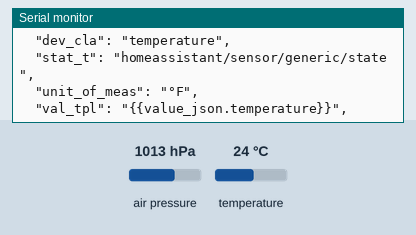
The program below on a simulated ESP8266 (Wemos D1 mini). Parts: the last lines printed to the serial monitor. The inputs (shaded band) are chosen by the test bench; at power-on: air pressure 1013 hPa, temperature 24 °C. WiFi joins after 1.5 s; servers stay silent unless stated; no MQTT or app messages arrive unless stated.

Above: at 3.7 s.
3.8 s: air pressure set to 952 hPa
At 4.4 s:
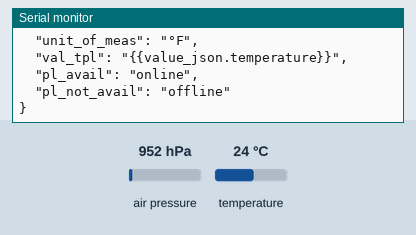
6.2 s: temperature set to 12 °C
At 7.3 s:
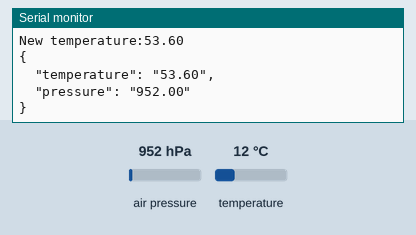
7.7 s: air pressure set to 975 hPa
At 10.0 s:
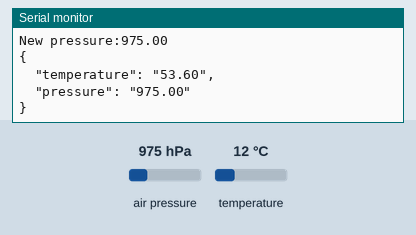
Timing chart, 0 to 11.5 s (numbered marks = the images above; inputs shaded):
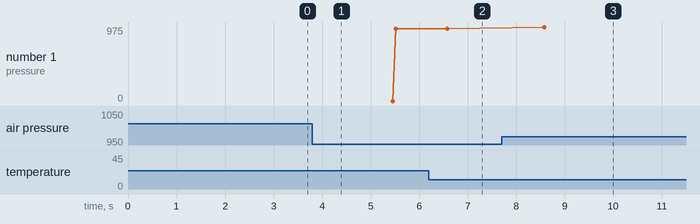

The program:

main.cpp
```cpp
#include <Arduino.h>

#include <ESP8266WiFi.h>
#include <Wire.h>
#include <Adafruit_BMP085_U.h>
#include <PubSubClient.h>
#include <Adafruit_Sensor.h>
#include <ESP8266mDNS.h>
#include <ArduinoOTA.h>
#include <ESP8266HTTPUpdateServer.h>
#include <ESP8266WebServer.h>
#include <ArduinoJson.h>

/************************* WiFi Access Point *********************************/

#define wifi_ssid "MYWIFI"
#define wifi_password "ThisIsMySuperSecretPassword"
#define hostname "generic-sensor"

/************************* MQTT Broker Setup *********************************/

#define mqtt_server "192.168.1.101"
#define mqtt_user ""
#define mqtt_password ""
#define mqtt_clientId "generic-sensor"

/****************************** Feeds ***************************************/

#define TOPIC_TEMP_CONF "homeassistant/sensor/generic_temp/config"
#define TOPIC_PRESS_CONF "homeassistant/sensor/generic_press/config"
#define TOPIC_STATE "homeassistant/sensor/generic/state"

#define TEMP_NAME "Generic Temp"
#define TEMP_CLASS "temperature"
#define PRESS_NAME "Generic Pressure"

Adafruit_BMP085_Unified bmp = Adafruit_BMP085_Unified(10085);

#define SDA D5 //pins on the Wemos D1 Mini
#define SCL D6 //pins on the Wemos D1 Mini

/*************************** Sketch Code ************************************/
//fahrenheit = 9.0/5.0*celsius+32

void setup_wifi();
void reconnect();
float convertToF(float tempVal);
bool checkBound(float newValue, float prevValue, float maxDiff);

WiFiClient espClient;
PubSubClient client(espClient);
ESP8266WebServer httpServer(80);
ESP8266HTTPUpdateServer httpUpdater;

void publishTempConfig() {
  const size_t bufferSize = JSON_OBJECT_SIZE(8);
  DynamicJsonBuffer jsonBuffer(bufferSize);
  JsonObject& root = jsonBuffer.createObject();
  root["name"] = TEMP_NAME;
  root["dev_cla"] = TEMP_CLASS;
  root["stat_t"] = TOPIC_STATE;
  root["unit_of_meas"] = "°F";
  root["val_tpl"] = "{{value_json.temperature}}";
  root["pl_avail"] = "online";
  root["pl_not_avail"] = "offline";
  root.prettyPrintTo(Serial);
  Serial.println("");
  char message[256];
  root.printTo(message, sizeof(message));
  client.publish(TOPIC_TEMP_CONF, message, true);
}

void publishPressConfig() {
  const size_t bufferSize = JSON_OBJECT_SIZE(8);
  DynamicJsonBuffer jsonBuffer(bufferSize);
  JsonObject& root = jsonBuffer.createObject();
  root["name"] = PRESS_NAME;
  root["stat_t"] = TOPIC_STATE;
  root["unit_of_meas"] = "mbar";
  root["val_tpl"] = "{{value_json.pressure}}";
  root["pl_avail"] = "online";
  root["pl_not_avail"] = "offline";
  root.prettyPrintTo(Serial);
  Serial.println("");
  char message[256];
  root.printTo(message, sizeof(message));
  client.publish(TOPIC_PRESS_CONF, message, true);
}

void setup() {
  Serial.begin(9600);
  delay(10);
  setup_wifi();
  client.setServer(mqtt_server, 1883);
  Wire.begin(SDA, SCL); //sda,scl
  Serial.println("Sensor Test");
  if (!bmp.begin())
  {
    Serial.print("Ooops, no BMP180 detected ... Check your wiring or I2C ADDR!");
    while (1);
  }
  else {
    Serial.println("BMP180 ready.");
    delay(1000);
  }

  /* OTA code */
  ArduinoOTA.onStart([]() {
    Serial.println("Start");
  });
  ArduinoOTA.onEnd([]() {
    Serial.println("\nEnd");
  });
  ArduinoOTA.onProgress([](unsigned int progress, unsigned int total) {
    Serial.printf("Progress: %u%%\r", (progress / (total / 100)));
  });
  ArduinoOTA.onError([](ota_error_t error) {
    Serial.printf("Error[%u]: ", error);
    if (error == OTA_AUTH_ERROR) Serial.println("Auth Failed");
    else if (error == OTA_BEGIN_ERROR) Serial.println("Begin Failed");
    else if (error == OTA_CONNECT_ERROR) Serial.println("Connect Failed");
    else if (error == OTA_RECEIVE_ERROR) Serial.println("Receive Failed");
    else if (error == OTA_END_ERROR) Serial.println("End Failed");
  });
  ArduinoOTA.begin();

  // Set up mDNS responder:
  // - first argument is the domain name, in this example
  //   the fully-qualified domain name is "esp8266.local"
  // - second argument is the IP address to advertise
  //   we send our IP address on the WiFi network
  if (!MDNS.begin(hostname, WiFi.localIP())) {
    Serial.println("Error setting up MDNS responder!");
    while(1) {
      delay(1000);
    }
  }
  Serial.print("mDNS responder started: ");
  Serial.print(hostname);
  Serial.println(".local");
  httpUpdater.setup(&httpServer);
  httpServer.begin();
  MDNS.addService("http", "tcp", 80);
}

void setup_wifi() {
  delay(10);
  // We start by connecting to a WiFi network
  Serial.println();
  Serial.print("Connecting to ");
  Serial.println(wifi_ssid);

  WiFi.begin(wifi_ssid, wifi_password);

  while (WiFi.status() != WL_CONNECTED) {
    delay(500);
    Serial.print(".");
  }

  Serial.println("");
  Serial.println("WiFi connected");
  Serial.println("IP address: ");
  Serial.println(WiFi.localIP());
}

void reconnect() {
  // Loop until we're reconnected
  while (!client.connected()) {
    Serial.print("Attempting MQTT connection...");
    // Attempt to connect
    // If you do not want to use a username and password, change next line to
    // if (client.connect("ESP8266Client", mqtt_username, mqtt_password)) {
    if (client.connect(mqtt_clientId)) {
      Serial.println("connected");
      delay(1000);
      publishTempConfig();
      delay(1000);
      publishPressConfig();
      delay(500);
    } else {
      Serial.print("failed, rc=");
      Serial.print(client.state());
    }
  }
}

float convertToF(float tempVal) {
  float fah;
  fah = 9.0 / 5.0 * tempVal + 32;
  return fah;
}

bool checkBound(float newValue, float prevValue, float maxDiff) {
  return newValue < prevValue - maxDiff || newValue > prevValue + maxDiff;
}

void publishData(float p_temperature, float p_pressure) {
  const size_t bufferSize = JSON_OBJECT_SIZE(2);
  DynamicJsonBuffer jsonBuffer(bufferSize);
  JsonObject& root = jsonBuffer.createObject();
  // INFO: the data must be converted into a string; a problem occurs when using floats...
  root["temperature"] = (String)p_temperature;
  root["pressure"] = (String)p_pressure;
  root.prettyPrintTo(Serial);
  Serial.println("");
  char data[74];
  root.printTo(data, sizeof(data));
  client.publish(TOPIC_STATE, data, true);
}

long lastMsg = 0;
float diff = 1.0;
float temp = 0.00;
float tempF = 0.00;
float pressure = 0.00;

void loop() {
  client.loop();
  //start the OTA handler
  ArduinoOTA.handle();
  httpServer.handleClient();

  long now = millis();

  if(now - lastMsg > 1000) {
    lastMsg = now;

    if (!client.connected()) {
      reconnect();
    }

    /* Get a new sensor event */
    sensors_event_t bmpEvent;
    bmp.getEvent(&bmpEvent);

    if (bmpEvent.pressure)
    {
      bmp.getTemperature(&temp);
      float newPress = bmpEvent.pressure;
      float newTempF = convertToF(temp);

      if (checkBound(newTempF, tempF, diff)) {
        tempF = newTempF;
        Serial.print("New temperature:");
        Serial.println(String(tempF).c_str());
        publishData(tempF, pressure);
      }

      if (checkBound(newPress, pressure, 3.00)) {
        pressure = newPress;
        Serial.print("New pressure:");
        Serial.println(String(pressure).c_str());
        publishData(tempF, pressure);
      }
    } else {
        Serial.println("Sensor error");
    }
  }
}
```

Measured:
- after the input at 6.2 s, the serial monitor: prints a new line after 0.38 s (image 2)
- after the input at 7.7 s, the serial monitor: prints a new line after 0.88 s (image 3)
- plotted number 1: 952 → 975 after the input at 7.7 s
